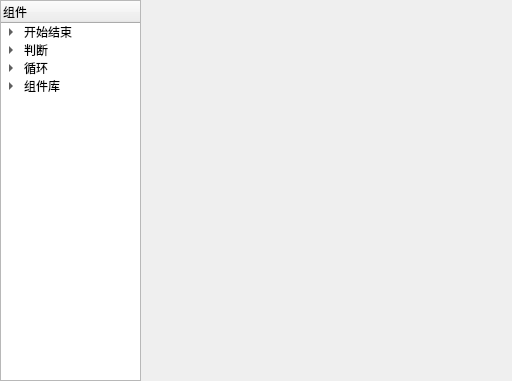
<?xml version="1.0" encoding="UTF-8"?>
<ui version="4.0">
 <class>Widget</class>
 <widget class="QWidget" name="Widget">
  <property name="geometry">
   <rect>
    <x>0</x>
    <y>0</y>
    <width>512</width>
    <height>381</height>
   </rect>
  </property>
  <property name="windowTitle">
   <string>Widget</string>
  </property>
  <layout class="QGridLayout" name="gridLayout">
   <property name="margin">
    <number>0</number>
   </property>
   <property name="spacing">
    <number>0</number>
   </property>
   <item row="0" column="0">
    <widget class="TreeWidgetComponent" name="treeWidget">
     <property name="minimumSize">
      <size>
       <width>141</width>
       <height>0</height>
      </size>
     </property>
     <property name="maximumSize">
      <size>
       <width>141</width>
       <height>16777215</height>
      </size>
     </property>
     <column>
      <property name="text">
       <string>组件</string>
      </property>
     </column>
     <item>
      <property name="text">
       <string>开始结束</string>
      </property>
      <item>
       <property name="text">
        <string>开始</string>
       </property>
      </item>
     </item>
     <item>
      <property name="text">
       <string>判断</string>
      </property>
      <item>
       <property name="text">
        <string>if</string>
       </property>
      </item>
      <item>
       <property name="text">
        <string>if else</string>
       </property>
      </item>
      <item>
       <property name="text">
        <string>switch</string>
       </property>
      </item>
     </item>
     <item>
      <property name="text">
       <string>循环</string>
      </property>
      <item>
       <property name="text">
        <string>for</string>
       </property>
      </item>
      <item>
       <property name="text">
        <string>while</string>
       </property>
      </item>
      <item>
       <property name="text">
        <string>do while</string>
       </property>
      </item>
     </item>
     <item>
      <property name="text">
       <string>组件库</string>
      </property>
      <item>
       <property name="text">
        <string>组件A</string>
       </property>
      </item>
      <item>
       <property name="text">
        <string>组件B</string>
       </property>
      </item>
     </item>
    </widget>
   </item>
   <item row="0" column="1">
    <widget class="WidgetEdit" name="widgetEditArea" native="true">
     <property name="minimumSize">
      <size>
       <width>371</width>
       <height>0</height>
      </size>
     </property>
     <property name="maximumSize">
      <size>
       <width>371</width>
       <height>16777215</height>
      </size>
     </property>
    </widget>
   </item>
  </layout>
 </widget>
 <layoutdefault spacing="6" margin="11"/>
 <customwidgets>
  <customwidget>
   <class>WidgetEdit</class>
   <extends>QWidget</extends>
   <header>WidgetEdit.h</header>
   <container>1</container>
  </customwidget>
  <customwidget>
   <class>TreeWidgetComponent</class>
   <extends>QTreeWidget</extends>
   <header>TreeWidgetComponent.h</header>
  </customwidget>
 </customwidgets>
 <resources/>
 <connections/>
</ui>
